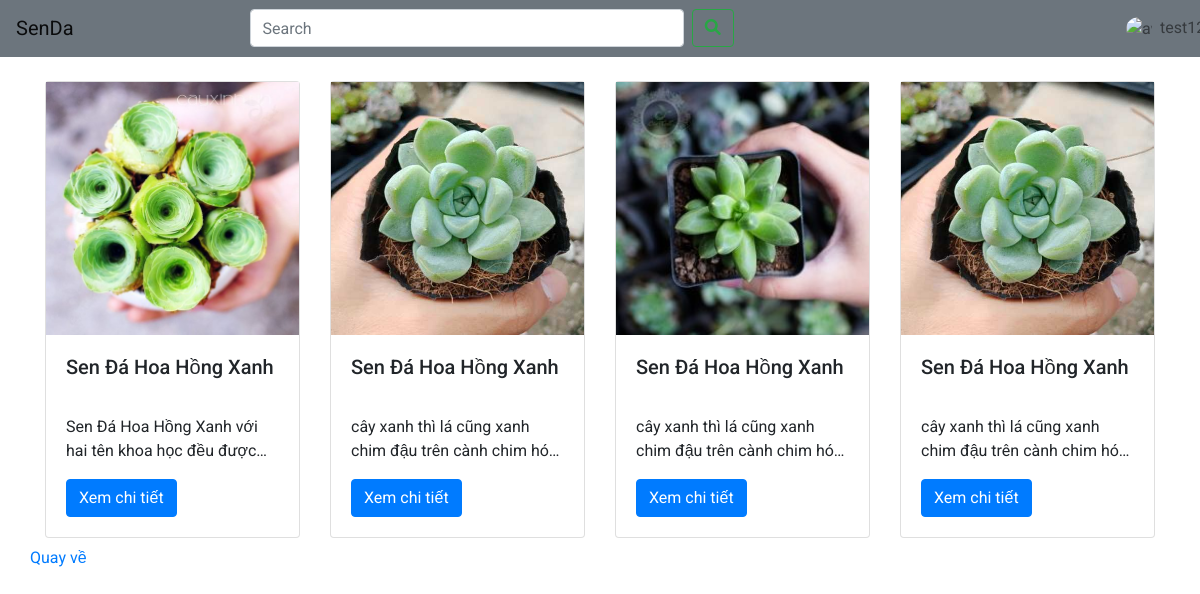
Screenshot of /app/pages/home.php?ten=Sen Đá Hoa Hồng Xanh (signed in) with the database file from the repository.
### tables this page shows
CREATE TABLE `senda` (
  `id` int(5) UNSIGNED NOT NULL,
  `avt` varchar(255) NOT NULL,
  `ten` varchar(20) NOT NULL,
  `mau_sac` varchar(255) NOT NULL,
  `kich_thuoc` text NOT NULL,
  `hinh_dang` varchar(255) NOT NULL,
  `dac_tinh` text NOT NULL,
  `y_nghia` text NOT NULL
);

### app/curd/search.php (the view, shortened to what this page needs)
<?php
function showSearch($data)
{
    require "../config/connect.php";
    $sql = "SELECT * FROM senda WHERE ten like '%$data%' ";
    $result = $conn->query($sql);
    if ($result->num_rows > 0) {
        while ($row = $result->fetch_assoc()) {
            echo '
                    <div class="col-lg-3 col-md-12 mb-2">
                        <div class="card card-' . $row['id'] . '">
                            <img src=" ' . $row['avt'] . '" class="img-fuild" style="height:20%" alt=" ' . $row['ten'] . '">
                            <div class="card-body">
                                <h5 class="card-title text-fix-title"> ' . $row['ten'] . ' </h5>
                                <p class="card-text text-fix">' . $row['dac_tinh'] . '</p>
                                <a href="detail.php?id=' . $row['id'] . '" class="btn btn-primary">Xem chi tiết</a>
                            </div>
                        </div>
                    </div>
                ';
        }
        echo '<div class="row">
                    <div class="col-md-12 col-lg-12 text-center "><p class=""><a href="home.php">Quay về</a></p></div>
            </div>';
    } else {
        echo '<p>Không có kêt quả cần tìm <a href="home.php">Quay về</a></p>';
    }
}

### assets/css/style.css (style rules this page uses)
body { font-family: "Roboto", sans-serif; }
.text-fix-title { min-height: 3rem; }
.text-fix { overflow: hidden; text-overflow: ellipsis; display: -webkit-box; -webkit-line-clamp: 2; -webkit-box-orient: vertical; }

### rows the page displays
senda: avt (picture), ten "Sen Đá Hoa Hồng Xanh", dac_tinh "Sen Đá Hoa Hồng Xanh với hai tên khoa học đều…"
senda: avt (picture), ten "Sen Đá Hoa Hồng Xanh", dac_tinh "cây xanh thì lá cũng xanh chim đậu trên cành chim…"
senda: avt (picture), ten "Sen Đá Hoa Hồng Xanh", dac_tinh "cây xanh thì lá cũng xanh chim đậu trên cành chim…"
senda: avt (picture), ten "Sen Đá Hoa Hồng Xanh", dac_tinh "cây xanh thì lá cũng xanh chim đậu trên cành chim…"
